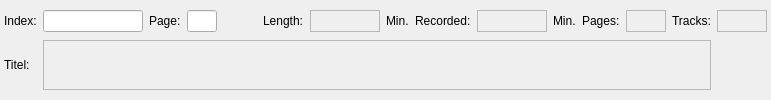
    <widget class="QFrame" name="groupHeader">
     <property name="frameShape">
      <enum>QFrame::NoFrame</enum>
     </property>
     <property name="frameShadow">
      <enum>QFrame::Plain</enum>
     </property>
     <property name="lineWidth">
      <number>1</number>
     </property>
     <layout class="QGridLayout" name="gridLayout">
      <property name="leftMargin">
       <number>4</number>
      </property>
      <property name="topMargin">
       <number>4</number>
      </property>
      <property name="rightMargin">
       <number>4</number>
      </property>
      <property name="bottomMargin">
       <number>4</number>
      </property>
      <property name="verticalSpacing">
       <number>2</number>
      </property>
      <item row="0" column="0">
       <widget class="QLabel" name="label">
        <property name="text">
         <string>Index:</string>
        </property>
       </widget>
      </item>
      <item row="0" column="1">
       <layout class="QGridLayout">
        <property name="leftMargin">
         <number>0</number>
        </property>
        <property name="topMargin">
         <number>0</number>
        </property>
        <property name="rightMargin">
         <number>0</number>
        </property>
        <property name="bottomMargin">
         <number>0</number>
        </property>
        <property name="spacing">
         <number>6</number>
        </property>
        <item row="0" column="4">
         <widget class="QLabel" name="label_3">
          <property name="text">
           <string>Length:</string>
          </property>
         </widget>
        </item>
        <item row="0" column="3">
         <spacer>
          <property name="orientation">
           <enum>Qt::Horizontal</enum>
          </property>
          <property name="sizeHint" stdset="0">
           <size>
            <width>40</width>
            <height>20</height>
           </size>
          </property>
         </spacer>
        </item>
        <item row="0" column="5">
         <widget class="QLabel" name="deviceLength">
          <property name="minimumSize">
           <size>
            <width>70</width>
            <height>0</height>
           </size>
          </property>
          <property name="frameShape">
           <enum>QFrame::StyledPanel</enum>
          </property>
          <property name="frameShadow">
           <enum>QFrame::Sunken</enum>
          </property>
          <property name="text">
           <string/>
          </property>
          <property name="alignment">
           <set>Qt::AlignRight|Qt::AlignTrailing|Qt::AlignVCenter</set>
          </property>
         </widget>
        </item>
        <item row="0" column="1">
         <widget class="QLabel" name="label_2">
          <property name="text">
           <string>Page:</string>
          </property>
         </widget>
        </item>
        <item row="0" column="10">
         <widget class="QLabel" name="label_8">
          <property name="text">
           <string>Min.</string>
          </property>
         </widget>
        </item>
        <item row="0" column="14">
         <widget class="QLabel" name="deviceTracks">
          <property name="minimumSize">
           <size>
            <width>50</width>
            <height>0</height>
           </size>
          </property>
          <property name="frameShape">
           <enum>QFrame::StyledPanel</enum>
          </property>
          <property name="frameShadow">
           <enum>QFrame::Sunken</enum>
          </property>
          <property name="text">
           <string/>
          </property>
          <property name="alignment">
           <set>Qt::AlignRight|Qt::AlignTrailing|Qt::AlignVCenter</set>
          </property>
         </widget>
        </item>
        <item row="0" column="6" colspan="2">
         <widget class="QLabel" name="label_4">
          <property name="text">
           <string>Min.</string>
          </property>
         </widget>
        </item>
        <item row="0" column="0">
         <widget class="QLineEdit" name="index">
          <property name="maximumSize">
           <size>
            <width>100</width>
            <height>16777215</height>
           </size>
          </property>
          <property name="maxLength">
           <number>6</number>
          </property>
         </widget>
        </item>
        <item row="0" column="2">
         <widget class="QLineEdit" name="page">
          <property name="minimumSize">
           <size>
            <width>30</width>
            <height>0</height>
           </size>
          </property>
          <property name="maximumSize">
           <size>
            <width>30</width>
            <height>16777215</height>
           </size>
          </property>
          <property name="maxLength">
           <number>3</number>
          </property>
          <property name="readOnly">
           <bool>false</bool>
          </property>
         </widget>
        </item>
        <item row="0" column="11">
         <widget class="QLabel" name="label_9">
          <property name="text">
           <string>Pages:</string>
          </property>
         </widget>
        </item>
        <item row="0" column="9">
         <widget class="QLabel" name="deviceRecorded">
          <property name="minimumSize">
           <size>
            <width>70</width>
            <height>0</height>
           </size>
          </property>
          <property name="frameShape">
           <enum>QFrame::StyledPanel</enum>
          </property>
          <property name="frameShadow">
           <enum>QFrame::Sunken</enum>
          </property>
          <property name="text">
           <string/>
          </property>
          <property name="alignment">
           <set>Qt::AlignRight|Qt::AlignTrailing|Qt::AlignVCenter</set>
          </property>
         </widget>
        </item>
        <item row="0" column="13">
         <widget class="QLabel" name="label_12">
          <property name="text">
           <string>Tracks:</string>
          </property>
         </widget>
        </item>
        <item row="0" column="12">
         <widget class="QLabel" name="devicePages">
          <property name="minimumSize">
           <size>
            <width>40</width>
            <height>0</height>
           </size>
          </property>
          <property name="frameShape">
           <enum>QFrame::StyledPanel</enum>
          </property>
          <property name="frameShadow">
           <enum>QFrame::Sunken</enum>
          </property>
          <property name="text">
           <string/>
          </property>
          <property name="alignment">
           <set>Qt::AlignRight|Qt::AlignTrailing|Qt::AlignVCenter</set>
          </property>
         </widget>
        </item>
        <item row="0" column="8">
         <widget class="QLabel" name="label_5">
          <property name="text">
           <string>Recorded:</string>
          </property>
         </widget>
        </item>
       </layout>
      </item>
      <item row="1" column="0">
       <widget class="QLabel" name="label_6">
        <property name="maximumSize">
         <size>
          <width>50</width>
          <height>16777215</height>
         </size>
        </property>
        <property name="text">
         <string>Titel:</string>
        </property>
       </widget>
      </item>
      <item row="1" column="1">
       <layout class="QHBoxLayout">
        <property name="spacing">
         <number>6</number>
        </property>
        <property name="leftMargin">
         <number>0</number>
        </property>
        <property name="topMargin">
         <number>0</number>
        </property>
        <property name="rightMargin">
         <number>0</number>
        </property>
        <property name="bottomMargin">
         <number>0</number>
        </property>
        <item>
         <widget class="QLabel" name="deviceTitle">
          <property name="font">
           <font>
            <pointsize>10</pointsize>
            <weight>75</weight>
            <bold>true</bold>
           </font>
          </property>
          <property name="acceptDrops">
           <bool>true</bool>
          </property>
          <property name="frameShape">
           <enum>QFrame::StyledPanel</enum>
          </property>
          <property name="frameShadow">
           <enum>QFrame::Sunken</enum>
          </property>
          <property name="text">
           <string/>
          </property>
          <property name="alignment">
           <set>Qt::AlignLeading|Qt::AlignLeft|Qt::AlignTop</set>
          </property>
          <property name="wordWrap">
           <bool>true</bool>
          </property>
         </widget>
        </item>
        <item>
         <widget class="QLabel" name="deviceIcon">
          <property name="sizePolicy">
           <sizepolicy hsizetype="Minimum" vsizetype="Minimum">
            <horstretch>0</horstretch>
            <verstretch>0</verstretch>
           </sizepolicy>
          </property>
          <property name="minimumSize">
           <size>
            <width>50</width>
            <height>50</height>
           </size>
          </property>
          <property name="maximumSize">
           <size>
            <width>50</width>
            <height>50</height>
           </size>
          </property>
          <property name="acceptDrops">
           <bool>true</bool>
          </property>
          <property name="frameShape">
           <enum>QFrame::NoFrame</enum>
          </property>
          <property name="frameShadow">
           <enum>QFrame::Sunken</enum>
          </property>
          <property name="text">
           <string/>
          </property>
          <property name="pixmap">
           <pixmap resource="../../resources.qrc">:/devices48/resources/tr48x48-0013.png</pixmap>
          </property>
          <property name="scaledContents">
           <bool>false</bool>
          </property>
          <property name="margin">
           <number>0</number>
          </property>
          <property name="indent">
           <number>-1</number>
          </property>
         </widget>
        </item>
       </layout>
      </item>
     </layout>
    </widget>
